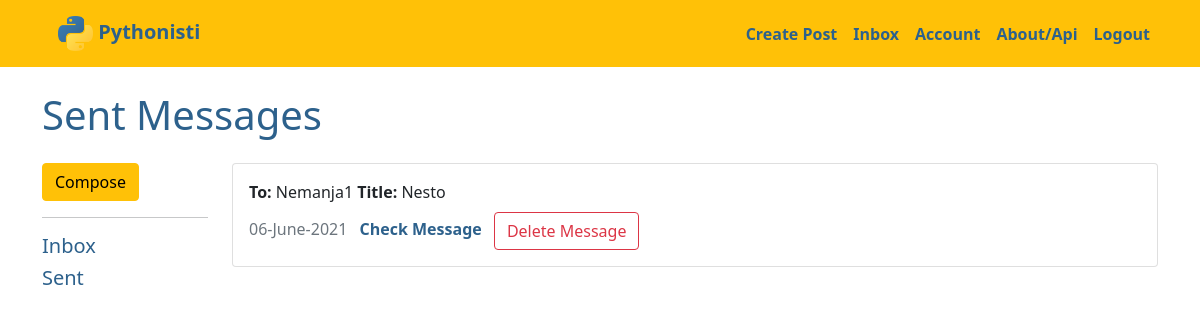
Before: /mail/inbox_sent (signed in) with the older database file.
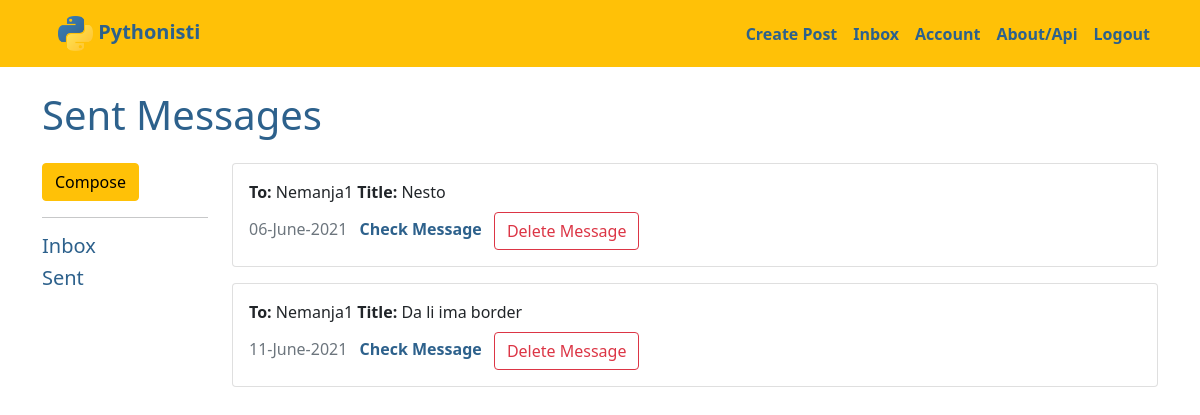
After: the same page with the newer database file.
### myproject/models.py (models this page shows, shortened)
class Message(db.Model):
    __tablename__ = 'messages'
    id = db.Column(db.Integer, primary_key=True)
    title = db.Column(db.String(125), nullable=False, index=True)
    date = db.Column(db.DateTime, nullable=False, default=datetime.utcnow, index=True)
    text = db.Column(db.Text, nullable=False, index=True)
    seen = db.Column(db.Boolean, nullable=False, default=False, index=True)
    MESSAGE_VISIBLE_TO = db.Column(db.Integer, nullable=True)
    sender_id = db.Column(db.Integer, db.ForeignKey('users.id'), nullable=False)
    receiver_id = db.Column(db.Integer, db.ForeignKey('users.id'), nullable=False)

class User(db.Model, UserMixin):
    __tablename__ = 'users'
    id = db.Column(db.Integer, primary_key=True)
    profile_image = db.Column(db.String(255), nullable=False, default='default_profile.png')
    email = db.Column(db.String(64), unique=True, index=True)
    username = db.Column(db.String(64), unique=True, index=True, nullable=False)
    password_hash = db.Column(db.String(255), nullable=False, index=True)
    posts = db.relationship('Blog', backref='author', lazy=True, cascade="all, delete-orphan")
    comments = db.relationship('Comment', backref='comment_author', lazy=True, cascade="all, delete-orphan")
    send_messages = db.relationship(
        'Message',
        backref='sender',
        foreign_keys='Message.sender_id',
        lazy=True,
        cascade="save-update")
    receive_messages = db.relationship(
        'Message',
        backref='receiver',
        foreign_keys='Message.receiver_id',
        lazy=True,
        cascade="save-update")

### myproject/mail/views.py (the view)
@messages_blueprint.route('/inbox_sent')
@login_required
def sent_messages():
    messages = Message.query.filter(and_(Message.sender_id == current_user.id,
                                    Message.MESSAGE_VISIBLE_TO.isnot(current_user.id))).all()
    return render_template('inbox_sent_messages.html', messages=messages)

### myproject/models.py (called while the page is built)
@login_manager.user_loader
def load_user(user_id):
    return User.query.get(user_id)

### myproject/mail/templates/mail/inbox_sent_messages.html (shortened to what this page needs)
{% extends 'base.html' %}
{% block content %}
  <div class="jumbotron">
    <h1>Sent Messages</h1>
  </div>
<div class="row">
  <div class="col-md-2">
    <a href="{{ url_for('messages.create_message') }}" class="btn btn-warning">Compose</a>
    <hr>
    <a href="{{ url_for('messages.inbox') }}"><h5>Inbox</h5></a>
    <a href="{{ url_for('messages.sent_messages') }}"><h5>Sent</h5></a>
  </div>
    <div class="col-md-10">
      {% for message in messages %}
      {% if current_user.id == message.sender.id %}
        <div class="card mb-3" style="width: 100%;">
          <div class="card-body">
            <p class="card-title"><strong>To: </strong>{{ message.receiver.username|capitalize }} <strong>Title: </strong>{{ message.title|capitalize }}</p><label class="card-subtitle mb-2 text-muted">{{ message.date.strftime("%d-%B-%Y") }}</label>
            <a href="{{ url_for('messages.view_message', message_id=message.id) }}" class="card-link check_message_link">Check Message</a>
            <button type="button"
                class="btn btn-outline-danger"
                data-bs-toggle="modal"
                data-bs-target="#del_message">
                  Delete Message
            </button>
          </div>
        </div>
      {% endif %}
      {% endfor %}
    </div>
</div>
{% endblock %}

Changed rows visible on the page:
added Message: receiver.username "Nemanja1", title "Da li ima border", date "11-June-2021"
